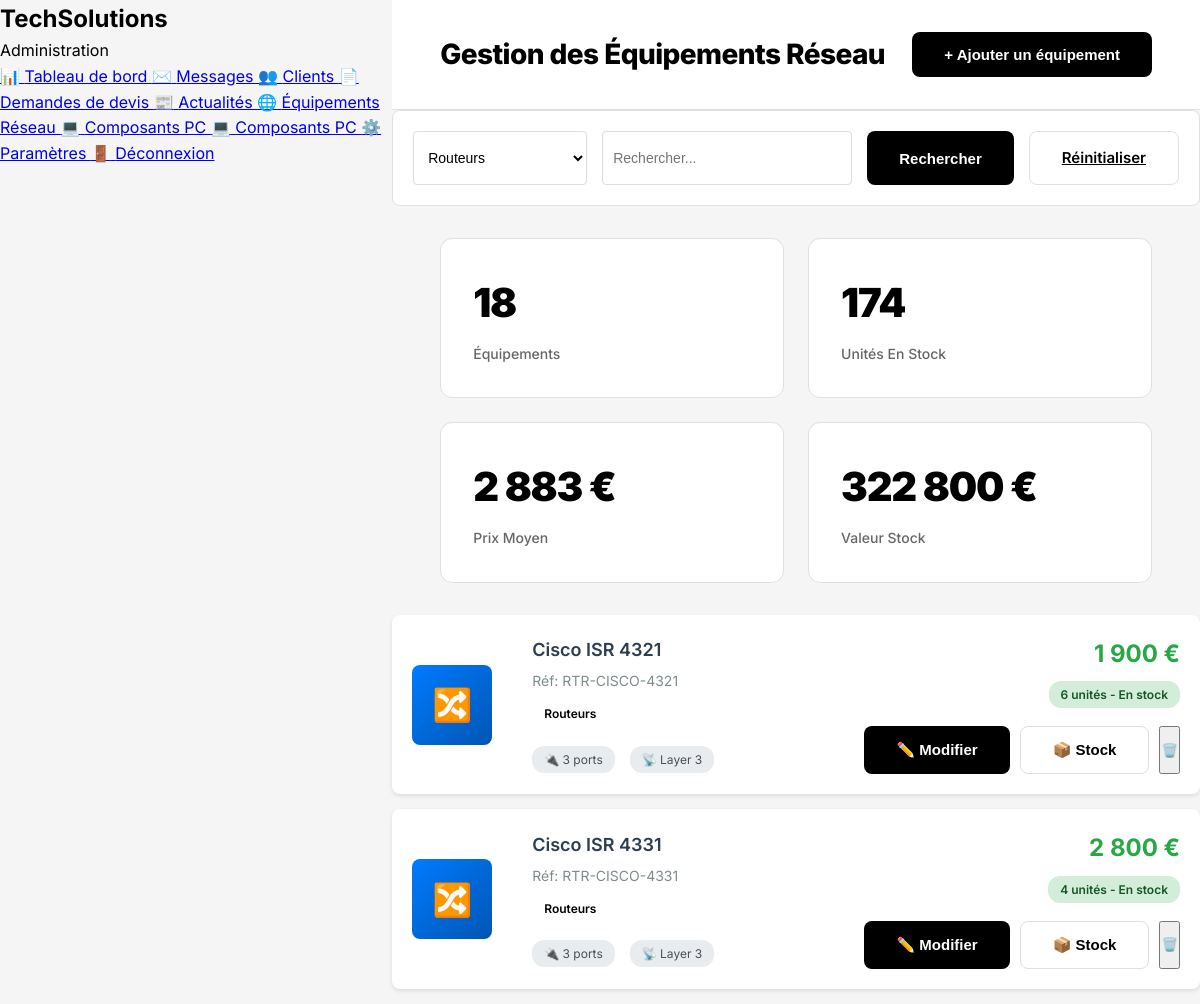
/admin/equipements_reseau.php?categorie=2 (signed in), run on the app's committed database.
### tables this page shows
CREATE TABLE IF NOT EXISTS equipements_reseau (
    id INT PRIMARY KEY AUTO_INCREMENT,
    categorie_id INT NOT NULL,
    reference VARCHAR(50) UNIQUE NOT NULL,
    marque VARCHAR(100) NOT NULL,
    modele VARCHAR(150) NOT NULL,
    nom_commercial VARCHAR(200) NOT NULL,
    description_courte VARCHAR(300),
    description_longue TEXT,
    
     
    niveau_layer ENUM('Layer 2', 'Layer 3', 'Layer 4-7', 'N/A') DEFAULT 'N/A',
    nombre_ports INT,
    type_ports VARCHAR(100),  
    debit_switching VARCHAR(50),  
    debit_throughput VARCHAR(50),  
    support_poe BOOLEAN DEFAULT FALSE,
    budget_poe_watts INT,  
    
     
    debit_routage VARCHAR(50),
    support_vpn BOOLEAN DEFAULT FALSE,
    nombre_vpn_tunnels INT,
    
     
    debit_firewall VARCHAR(50),
    debit_ips VARCHAR(50),
    debit_vpn_ipsec VARCHAR(50),
    nombre_sessions_max INT,
    support_ips_ids BOOLEAN DEFAULT FALSE,
    support_antivirus BOOLEAN DEFAULT FALSE,
    support_web_filtering BOOLEAN DEFAULT FALSE,
    
     
    cpu VARCHAR(200),
    ram VARCHAR(100),
    stockage VARCHAR(200),
    raid VARCHAR(100),
    alimentation VARCHAR(100),  
    
     
    standard_wifi VARCHAR(50),  
    bandes VARCHAR(50),  
    mimo VARCHAR(20),  
    clients_max_par_ap INT,
    
     
    format VARCHAR(50),  
    consommation_watts INT,
    temperature_fonctionnement VARCHAR(50),
    dimensions VARCHAR(100),
    poids_kg DECIMAL(6,2),
    
     
    fonctionnalites TEXT,  
    ports_management VARCHAR(200),
    garantie_constructeur VARCHAR(100),
    
     
    prix_achat DECIMAL(10,2) NOT NULL,
    prix_vente DECIMAL(10,2) NOT NULL,
    tva DECIMAL(5,2) DEFAULT 20.00,
    marge_pourcentage DECIMAL(5,2),
    stock INT DEFAULT 0,
    stock_alerte INT DEFAULT 2,
    disponible BOOLEAN DEFAULT TRUE,
    delai_livraison_jours INT DEFAULT 7,
    
     
    fournisseur VARCHAR(100),
    reference_fournisseur VARCHAR(100),
    
     
    image_principale VARCHAR(255),
    images_secondaires TEXT,  
    fiche_technique_url VARCHAR(255),
    
     
    slug VARCHAR(200) UNIQUE,
    meta_description TEXT,
    tags TEXT,  
    
     
    nombre_vues INT DEFAULT 0,
    nombre_devis INT DEFAULT 0,
    nombre_ventes INT DEFAULT 0,
    
     
    date_creation DATETIME DEFAULT CURRENT_TIMESTAMP,
    date_modification DATETIME ON UPDATE CURRENT_TIMESTAMP,
    actif BOOLEAN DEFAULT TRUE,
    
     
    FOREIGN KEY (categorie_id) REFERENCES categories_equipements_reseau(id),
    INDEX idx_categorie (categorie_id),
    INDEX idx_marque (marque),
    INDEX idx_prix (prix_vente),
    INDEX idx_stock (stock),
    INDEX idx_actif (actif),
    INDEX idx_disponible (disponible),
    FULLTEXT INDEX idx_recherche (nom_commercial, description_courte, description_longue, marque, modele)
);

CREATE TABLE IF NOT EXISTS categories_equipements_reseau (
    id INT PRIMARY KEY AUTO_INCREMENT,
    nom VARCHAR(100) NOT NULL UNIQUE,
    description TEXT,
    icone VARCHAR(50),
    ordre_affichage INT DEFAULT 0,
    actif BOOLEAN DEFAULT TRUE,
    INDEX idx_actif (actif),
    INDEX idx_ordre (ordre_affichage)
);

### admin/equipements_reseau.php (the view, shortened to what this page needs)
<?php
require_once '../includes/db.php';
$sql_categories = "SELECT * FROM categories_equipements_reseau WHERE actif = TRUE ORDER BY ordre_affichage";
$result_categories = $conn->query($sql_categories);
$page = isset($_GET['page']) ? (int)$_GET['page'] : 1;
$per_page = 20;
$offset = ($page - 1) * $per_page;
$categorie_filter = isset($_GET['categorie']) ? (int)$_GET['categorie'] : 0;
$search = isset($_GET['search']) ? $conn->real_escape_string($_GET['search']) : '';
$where_clauses = ["e.actif = TRUE"];
if ($categorie_filter > 0) {
    $where_clauses[] = "e.categorie_id = $categorie_filter";
}
$where_sql = "WHERE " . implode(" AND ", $where_clauses);
$sql = "SELECT e.*, c.nom AS categorie_nom, c.icone AS categorie_icone
        FROM equipements_reseau e
        INNER JOIN categories_equipements_reseau c ON e.categorie_id = c.id
        $where_sql
        ORDER BY c.ordre_affichage, e.nom_commercial
        LIMIT $per_page OFFSET $offset";
$result = $conn->query($sql);
?>
<!DOCTYPE html>
<html lang="fr">
<head>
    <link rel="stylesheet" href="../css/admin.css">
</head>
<body>
    <div class="admin-container">
        <aside class="admin-sidebar">
            <div class="admin-logo">
                <h2>TechSolutions</h2>
                <p>Administration</p>
            </div>
            <nav class="admin-nav">
                <a href="dashboard.php">
                    <span>📊</span> Tableau de bord
                </a>
                <a href="messages.php">
                    <span>✉️</span> Messages
                </a>
                <a href="clients.php">
                    <span>👥</span> Clients
                </a>
                <a href="devis.php">
                    <span>📄</span> Demandes de devis
                </a>
                <a href="actualites.php">
                    <span>📰</span> Actualités
                </a>
                <a href="equipements_reseau.php" class="active">
                    <span>🌐</span> Équipements Réseau
                </a>
                <a href="composants_pc.php">
                    <span>💻</span> Composants PC
                </a>
                <a href="configurations_completes.php">
                    <span>💻</span> Composants PC
                </a>
                <a href="parametres.php">
                    <span>⚙️</span> Paramètres
                </a>
                <a href="logout.php">
                    <span>🚪</span> Déconnexion
                </a>
            </nav>
        </aside>
        <main class="admin-main">
            <div class="admin-header">
                <h1>Gestion des Équipements Réseau</h1>
                <div class="admin-actions">
                    <button class="btn btn-primary" onclick="window.location.href='equipement_add.php'">
                        + Ajouter un équipement
                    </button>
                </div>
            </div>
            <div class="filter-bar">
                <form method="GET" style="display: flex; gap: 15px; flex: 1;">
                    <select name="categorie" onchange="this.form.submit()">
                        <?php $result_categories->data_seek(0); ?>
                        <?php while ($cat = $result_categories->fetch_assoc()): ?>
                            <option value="<?= $cat['id'] ?>" <?= $categorie_filter == $cat['id'] ? 'selected' : '' ?>>
                                <?= htmlspecialchars($cat['nom']) ?>
                            </option>
                        <?php endwhile; ?>
                    </select>
                    <input type="search" name="search" placeholder="Rechercher..."
                           value="<?= htmlspecialchars($search) ?>" style="flex: 1;">
                    <button type="submit" class="btn btn-primary">Rechercher</button>
                    <?php if ($categorie_filter > 0 || !empty($search)): ?>
                        <a href="equipements_reseau.php" class="btn btn-secondary">Réinitialiser</a>
                    <?php endif; ?>
                </form>
            </div>
            <div class="stats-grid">
                <?php
                $sql_stats = "SELECT
                    COUNT(*) as total,
                    SUM(stock) as total_stock,
                    ROUND(AVG(prix_vente), 2) as prix_moyen,
                    SUM(stock * prix_vente) as valeur_stock
                    FROM equipements_reseau WHERE actif = TRUE";
                $result_stats = $conn->query($sql_stats);
                $stats = $result_stats->fetch_assoc();
                ?>
                <div class="stat-card">
                    <div class="stat-value"><?= $stats['total'] ?></div>
                    <div class="stat-label">Équipements</div>
                </div>
                <div class="stat-card">
                    <div class="stat-value"><?= $stats['total_stock'] ?></div>
                    <div class="stat-label">Unités en stock</div>
                </div>
                <div class="stat-card">
                    <div class="stat-value"><?= number_format($stats['prix_moyen'], 0, ',', ' ') ?> €</div>
                    <div class="stat-label">Prix moyen</div>
                </div>
                <div class="stat-card">
                    <div class="stat-value"><?= number_format($stats['valeur_stock'], 0, ',', ' ') ?> €</div>
                    <div class="stat-label">Valeur stock</div>
                </div>
            </div>
            <div class="equipment-list">
                <?php if ($result->num_rows > 0): ?>
                    <?php while ($equip = $result->fetch_assoc()): ?>
                        <div class="equipment-card">
                            <div class="equipment-icon">
                                <?php
                                $icons = [
                                    'Firewalls' => '🛡️',
                                    'Routeurs' => '🔀',
                                    'Switches Core' => '📊',
                                    'Switches Distribution' => '🔌',
                                    'Points d\'Accès WiFi' => '📡',
                                    'Serveurs' => '🖥️',
                                    'Stockage NAS' => '💾',
                                    'Onduleurs UPS' => '🔋'
                                ];
                                echo $icons[$equip['categorie_nom']] ?? '📦';
                                ?>
                            </div>
                            <div class="equipment-info">
                                <div class="equipment-title">
                                    <?= htmlspecialchars($equip['marque']) ?> <?= htmlspecialchars($equip['modele']) ?>
                                </div>
                                <div class="equipment-reference">
                                    Réf: <?= htmlspecialchars($equip['reference']) ?>
                                </div>
                                <span class="category-badge cat-<?= strtolower(str_replace(' ', '-', $equip['categorie_nom'])) ?>">
                                    <?= htmlspecialchars($equip['categorie_nom']) ?>
                                </span>
                                <div class="equipment-specs">
                                    <?php if ($equip['nombre_ports']): ?>
                                        <span class="spec-badge">🔌 <?= $equip['nombre_ports'] ?> ports</span>
                                    <?php endif; ?>
                                    <?php if ($equip['niveau_layer'] && $equip['niveau_layer'] != 'N/A'): ?>
                                        <span class="spec-badge">📡 <?= $equip['niveau_layer'] ?></span>
                                    <?php endif; ?>
                                </div>
                            </div>
                            <div class="equipment-pricing">
                                <div class="price-tag"><?= number_format($equip['prix_vente'], 0, ',', ' ') ?> €</div>
                                <?php
                                $stock_class = 'stock-ok';
                                $stock_text = 'En stock';
                                ?>
                                <span class="stock-indicator <?= $stock_class ?>">
                                    <?= $equip['stock'] ?> unités - <?= $stock_text ?>
                                </span>
                                <div style="display: flex; gap: 10px; margin-top: 10px;">
                                    <button class="btn btn-sm btn-primary"
                                            onclick="window.location.href='equipement_edit.php?id=<?= $equip['id'] ?>'">
                                        ✏️ Modifier
                                    </button>
                                    <button class="btn btn-sm btn-secondary"
                                            onclick="updateStock(<?= $equip['id'] ?>, <?= $equip['stock'] ?>)">
                                        📦 Stock
                                    </button>
                                    <button class="btn btn-sm btn-danger"
                                            onclick="deleteEquipment(<?= $equip['id'] ?>)">
                                        🗑️
                                    </button>
                                </div>
                            </div>
                        </div>
                    <?php endwhile; ?>
                <?php endif; ?>
            </div>
        </main>
    </div>
</body>
</html>

### css/admin.css (style rules this page uses)
* { margin: 0; padding: 0; box-sizing: border-box; }
:root { --black: #000000; --dark-gray: #1a1a1a; --medium-gray: #666666; --light-gray: #cccccc; --off-white: #f5f5f5; --white: #ffffff; --border: #e0e0e0; --shadow: rgba(0, 0, 0, 0.08); }
body { font-family: 'Inter', -apple-system, BlinkMacSystemFont, 'Segoe UI', sans-serif; line-height: 1.6; color: var(--black); background: var(--off-white); -webkit-font-smoothing: antialiased; -moz-osx-font-smoothing: grayscale; }
.admin-container { display: flex; min-height: 100vh; }
.admin-header { background: var(--white); padding: 2rem 3rem; border-bottom: 1px solid var(--border); display: flex; justify-content: space-between; align-items: center; position: sticky; top: 0; z-index: 50; backdrop-filter: blur(10px); }
.admin-header h1 { font-size: 1.75rem; font-weight: 800; letter-spacing: -0.02em; color: var(--black); }
.admin-header > div { font-size: 0.875rem; color: var(--medium-gray); font-weight: 500; }
.stats-grid { display: grid; grid-template-columns: repeat(auto-fit, minmax(240px, 1fr)); gap: 1.5rem; margin: 2rem 3rem; }
.stat-card { background: var(--white); padding: 2rem; border-radius: 12px; border: 1px solid var(--border); text-align: left; transition: all 0.3s ease; }
.stat-value { font-size: 2.5rem; font-weight: 900; color: var(--black); margin-bottom: 0.5rem; letter-spacing: -0.03em; }
.stat-label { font-size: 0.875rem; font-weight: 500; color: var(--medium-gray); text-transform: capitalize; }
.btn-primary { padding: 0.875rem 2rem; background: var(--black); color: var(--white); border: none; border-radius: 8px; font-weight: 600; font-size: 0.9375rem; cursor: pointer; transition: all 0.2s ease; display: inline-block; text-decoration: none; text-align: center; }
.btn-secondary { padding: 0.875rem 2rem; background: var(--white); color: var(--black); border: 1px solid var(--border); border-radius: 8px; font-weight: 600; font-size: 0.9375rem; cursor: pointer; transition: all 0.2s ease; }
.filter-bar { background: var(--white); padding: 1.5rem; border-radius: 8px; border: 1px solid var(--border); margin-bottom: 1.5rem; display: flex; gap: 1rem; align-items: center; flex-wrap: wrap; }
.filter-bar input, .filter-bar select { padding: 0.75rem 1rem; border: 1px solid var(--border); border-radius: 8px; font-size: 0.9375rem; background: var(--white); }
.filter-bar input[type="search"] { flex: 1; min-width: 250px; }

### admin/equipements_reseau.php (style rules this page uses)
.equipment-card { background: white; border-radius: 8px; padding: 20px; margin-bottom: 15px; box-shadow: 0 2px 4px rgba(0,0,0,0.1); display: grid; grid-template-columns: 100px 1fr auto; gap: 20px; align-items: center; }
.equipment-icon { width: 80px; height: 80px; background: linear-gradient(135deg, #007bff, #0056b3); border-radius: 8px; display: flex; align-items: center; justify-content: center; color: white; font-size: 32px; }
.equipment-info { flex: 1; }
.equipment-title { font-size: 18px; font-weight: 600; color: #2c3e50; margin-bottom: 5px; }
.equipment-reference { color: #7f8c8d; font-size: 14px; margin-bottom: 8px; }
.equipment-specs { display: flex; flex-wrap: wrap; gap: 15px; margin-top: 10px; }
.spec-badge { display: inline-block; padding: 4px 12px; background: #e9ecef; border-radius: 12px; font-size: 12px; color: #495057; }
.equipment-pricing { display: flex; flex-direction: column; align-items: flex-end; gap: 8px; }
.price-tag { font-size: 24px; font-weight: 700; color: #28a745; }
.stock-indicator { display: inline-block; padding: 4px 12px; border-radius: 12px; font-size: 12px; font-weight: 600; }
.stock-ok { background: #d4edda; color: #155724; }
.filter-bar { background: white; padding: 20px; border-radius: 8px; margin-bottom: 20px; display: flex; gap: 15px; align-items: center; }
.filter-bar select, .filter-bar input { padding: 10px; border: 1px solid #ddd; border-radius: 4px; font-size: 14px; }
.category-badge { display: inline-block; padding: 4px 12px; border-radius: 12px; font-size: 12px; font-weight: 600; margin-bottom: 8px; }

### data on the page
equipements_reseau: categorie.nom "🔀", marque "Cisco", modele "ISR 4321", reference "RTR-CISCO-4321", categorie.nom "Routeurs", nombre_ports "3", niveau_layer "Layer 3", prix_vente "1 900", stock "6", stock_text "En stock"
equipements_reseau: categorie.nom "🔀", marque "Cisco", modele "ISR 4331", reference "RTR-CISCO-4331", categorie.nom "Routeurs", nombre_ports "3", niveau_layer "Layer 3", prix_vente "2 800", stock "4", stock_text "En stock"

### other printed values
$stats['total'] "18"
$stats['total_stock'] "174"
$stats['prix_moyen'] "2 883"
$stats['valeur_stock'] "322 800"
form field categorie "Routeurs"
